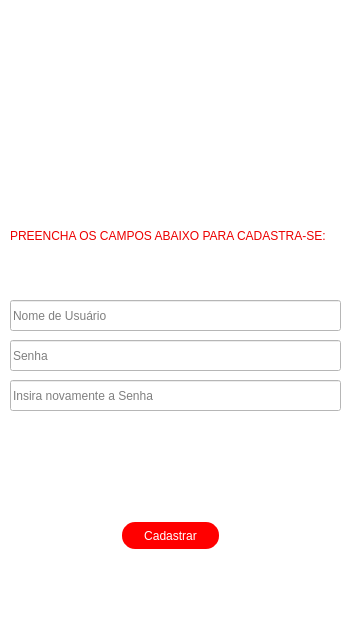
<?xml version="1.0" encoding="UTF-8"?>
<ui version="4.0">
 <class>MainWindow</class>
 <widget class="QMainWindow" name="MainWindow">
  <property name="geometry">
   <rect>
    <x>0</x>
    <y>0</y>
    <width>353</width>
    <height>629</height>
   </rect>
  </property>
  <property name="windowTitle">
   <string>MainWindow</string>
  </property>
  <property name="styleSheet">
   <string notr="true">background-color: rgb(255, 255, 255);</string>
  </property>
  <widget class="QWidget" name="centralwidget">
   <widget class="QLineEdit" name="lineEdit">
    <property name="geometry">
     <rect>
      <x>10</x>
      <y>300</y>
      <width>331</width>
      <height>31</height>
     </rect>
    </property>
    <property name="styleSheet">
     <string notr="true">alternate-background-color: rgb(255, 0, 0);
</string>
    </property>
    <property name="text">
     <string/>
    </property>
    <property name="placeholderText">
     <string>Nome de Usuário</string>
    </property>
   </widget>
   <widget class="QLineEdit" name="lineEdit_4">
    <property name="geometry">
     <rect>
      <x>10</x>
      <y>340</y>
      <width>331</width>
      <height>31</height>
     </rect>
    </property>
    <property name="text">
     <string/>
    </property>
    <property name="echoMode">
     <enum>QLineEdit::Password</enum>
    </property>
    <property name="placeholderText">
     <string>Senha</string>
    </property>
   </widget>
   <widget class="QLineEdit" name="lineEdit_5">
    <property name="geometry">
     <rect>
      <x>10</x>
      <y>380</y>
      <width>331</width>
      <height>31</height>
     </rect>
    </property>
    <property name="text">
     <string/>
    </property>
    <property name="echoMode">
     <enum>QLineEdit::Password</enum>
    </property>
    <property name="placeholderText">
     <string>Insira novamente a Senha</string>
    </property>
   </widget>
   <widget class="QPushButton" name="pushButton">
    <property name="geometry">
     <rect>
      <x>120</x>
      <y>520</y>
      <width>101</width>
      <height>31</height>
     </rect>
    </property>
    <property name="styleSheet">
     <string notr="true">background-color: rgb(255, 0, 0);
font: 8pt &quot;MS Shell Dlg 2&quot;;
color: rgb(255, 255, 255);
font: 75 10pt &quot;Arial&quot;;
border-radius: 15px;
border-style: outset;
border-width: 2px;
border-color: rgb(255, 255, 255);</string>
    </property>
    <property name="text">
     <string>Cadastrar</string>
    </property>
   </widget>
   <widget class="QLabel" name="label_2">
    <property name="geometry">
     <rect>
      <x>10</x>
      <y>220</y>
      <width>331</width>
      <height>31</height>
     </rect>
    </property>
    <property name="styleSheet">
     <string notr="true">color: rgb(236, 0, 0);
font: 75 7pt &quot;Microsoft JhengHei UI&quot;;</string>
    </property>
    <property name="text">
     <string>PREENCHA OS CAMPOS ABAIXO PARA CADASTRA-SE:</string>
    </property>
   </widget>
   <widget class="QLabel" name="label_3">
    <property name="geometry">
     <rect>
      <x>100</x>
      <y>20</y>
      <width>161</width>
      <height>141</height>
     </rect>
    </property>
    <property name="text">
     <string/>
    </property>
    <property name="pixmap">
     <pixmap>../imagem2.png</pixmap>
    </property>
   </widget>
  </widget>
  <widget class="QMenuBar" name="menubar">
   <property name="geometry">
    <rect>
     <x>0</x>
     <y>0</y>
     <width>353</width>
     <height>26</height>
    </rect>
   </property>
  </widget>
  <widget class="QStatusBar" name="statusbar"/>
 </widget>
 <resources/>
 <connections/>
</ui>
